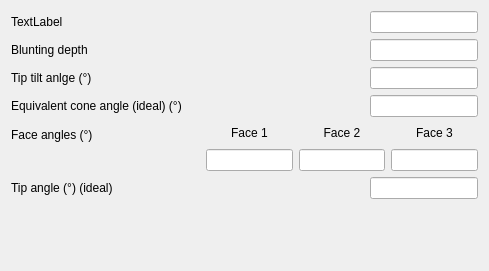
<?xml version="1.0" encoding="UTF-8"?>
<ui version="4.0">
 <class>Form</class>
 <widget class="QWidget" name="Form">
  <property name="geometry">
   <rect>
    <x>0</x>
    <y>0</y>
    <width>489</width>
    <height>271</height>
   </rect>
  </property>
  <property name="sizePolicy">
   <sizepolicy hsizetype="Preferred" vsizetype="Preferred">
    <horstretch>0</horstretch>
    <verstretch>0</verstretch>
   </sizepolicy>
  </property>
  <property name="windowTitle">
   <string>Form</string>
  </property>
  <layout class="QFormLayout" name="formLayout">
   <item row="0" column="0">
    <widget class="QLabel" name="type_label">
     <property name="text">
      <string>TextLabel</string>
     </property>
    </widget>
   </item>
   <item row="1" column="0">
    <widget class="QLabel" name="blunting_depth_label">
     <property name="text">
      <string>Blunting depth</string>
     </property>
    </widget>
   </item>
   <item row="2" column="0">
    <widget class="QLabel" name="label_2">
     <property name="text">
      <string>Tip tilt anlge (°)</string>
     </property>
    </widget>
   </item>
   <item row="5" column="0">
    <widget class="QLabel" name="label_3">
     <property name="text">
      <string>Equivalent cone angle (ideal) (°)</string>
     </property>
    </widget>
   </item>
   <item row="7" column="0">
    <widget class="QLabel" name="label_4">
     <property name="text">
      <string>Face angles (°)</string>
     </property>
    </widget>
   </item>
   <item row="9" column="0">
    <widget class="QLabel" name="label">
     <property name="text">
      <string>Tip angle (°) (ideal)</string>
     </property>
    </widget>
   </item>
   <item row="0" column="1">
    <layout class="QHBoxLayout" name="horizontalLayout">
     <item>
      <spacer name="horizontalSpacer">
       <property name="orientation">
        <enum>Qt::Horizontal</enum>
       </property>
       <property name="sizeHint" stdset="0">
        <size>
         <width>40</width>
         <height>20</height>
        </size>
       </property>
      </spacer>
     </item>
     <item>
      <widget class="QLineEdit" name="name_field">
       <property name="enabled">
        <bool>true</bool>
       </property>
       <property name="sizePolicy">
        <sizepolicy hsizetype="Preferred" vsizetype="Fixed">
         <horstretch>0</horstretch>
         <verstretch>0</verstretch>
        </sizepolicy>
       </property>
       <property name="alignment">
        <set>Qt::AlignRight|Qt::AlignTrailing|Qt::AlignVCenter</set>
       </property>
       <property name="readOnly">
        <bool>true</bool>
       </property>
      </widget>
     </item>
    </layout>
   </item>
   <item row="1" column="1">
    <layout class="QHBoxLayout" name="horizontalLayout_2">
     <item>
      <spacer name="horizontalSpacer_2">
       <property name="orientation">
        <enum>Qt::Horizontal</enum>
       </property>
       <property name="sizeHint" stdset="0">
        <size>
         <width>40</width>
         <height>20</height>
        </size>
       </property>
      </spacer>
     </item>
     <item>
      <widget class="QLineEdit" name="blunting_depth_field">
       <property name="sizePolicy">
        <sizepolicy hsizetype="Preferred" vsizetype="Fixed">
         <horstretch>0</horstretch>
         <verstretch>0</verstretch>
        </sizepolicy>
       </property>
       <property name="alignment">
        <set>Qt::AlignRight|Qt::AlignTrailing|Qt::AlignVCenter</set>
       </property>
       <property name="readOnly">
        <bool>true</bool>
       </property>
      </widget>
     </item>
    </layout>
   </item>
   <item row="2" column="1">
    <layout class="QHBoxLayout" name="horizontalLayout_3">
     <item>
      <spacer name="horizontalSpacer_3">
       <property name="orientation">
        <enum>Qt::Horizontal</enum>
       </property>
       <property name="sizeHint" stdset="0">
        <size>
         <width>40</width>
         <height>20</height>
        </size>
       </property>
      </spacer>
     </item>
     <item>
      <widget class="QLineEdit" name="tilt_angle_field">
       <property name="sizePolicy">
        <sizepolicy hsizetype="Preferred" vsizetype="Fixed">
         <horstretch>0</horstretch>
         <verstretch>0</verstretch>
        </sizepolicy>
       </property>
       <property name="alignment">
        <set>Qt::AlignRight|Qt::AlignTrailing|Qt::AlignVCenter</set>
       </property>
       <property name="readOnly">
        <bool>true</bool>
       </property>
      </widget>
     </item>
    </layout>
   </item>
   <item row="5" column="1">
    <layout class="QHBoxLayout" name="horizontalLayout_4">
     <item>
      <spacer name="horizontalSpacer_4">
       <property name="orientation">
        <enum>Qt::Horizontal</enum>
       </property>
       <property name="sizeHint" stdset="0">
        <size>
         <width>40</width>
         <height>20</height>
        </size>
       </property>
      </spacer>
     </item>
     <item>
      <widget class="QLineEdit" name="equivalent_cone_angle_field">
       <property name="sizePolicy">
        <sizepolicy hsizetype="Preferred" vsizetype="Fixed">
         <horstretch>0</horstretch>
         <verstretch>0</verstretch>
        </sizepolicy>
       </property>
       <property name="alignment">
        <set>Qt::AlignRight|Qt::AlignTrailing|Qt::AlignVCenter</set>
       </property>
       <property name="readOnly">
        <bool>true</bool>
       </property>
      </widget>
     </item>
    </layout>
   </item>
   <item row="7" column="1">
    <layout class="QHBoxLayout" name="horizontalLayout_5">
     <item>
      <layout class="QGridLayout" name="gridLayout">
       <item row="0" column="3">
        <widget class="QLabel" name="label_7">
         <property name="text">
          <string>Face 3</string>
         </property>
         <property name="alignment">
          <set>Qt::AlignCenter</set>
         </property>
        </widget>
       </item>
       <item row="2" column="2">
        <widget class="QLineEdit" name="face_angle_field_2">
         <property name="sizePolicy">
          <sizepolicy hsizetype="Preferred" vsizetype="Fixed">
           <horstretch>0</horstretch>
           <verstretch>0</verstretch>
          </sizepolicy>
         </property>
         <property name="alignment">
          <set>Qt::AlignRight|Qt::AlignTrailing|Qt::AlignVCenter</set>
         </property>
         <property name="readOnly">
          <bool>true</bool>
         </property>
        </widget>
       </item>
       <item row="2" column="1">
        <widget class="QLineEdit" name="face_angle_field_1">
         <property name="sizePolicy">
          <sizepolicy hsizetype="Preferred" vsizetype="Fixed">
           <horstretch>0</horstretch>
           <verstretch>0</verstretch>
          </sizepolicy>
         </property>
         <property name="alignment">
          <set>Qt::AlignRight|Qt::AlignTrailing|Qt::AlignVCenter</set>
         </property>
         <property name="readOnly">
          <bool>true</bool>
         </property>
        </widget>
       </item>
       <item row="0" column="2">
        <widget class="QLabel" name="label_6">
         <property name="text">
          <string>Face 2</string>
         </property>
         <property name="alignment">
          <set>Qt::AlignCenter</set>
         </property>
        </widget>
       </item>
       <item row="2" column="3">
        <widget class="QLineEdit" name="face_angle_field_3">
         <property name="sizePolicy">
          <sizepolicy hsizetype="Preferred" vsizetype="Fixed">
           <horstretch>0</horstretch>
           <verstretch>0</verstretch>
          </sizepolicy>
         </property>
         <property name="alignment">
          <set>Qt::AlignRight|Qt::AlignTrailing|Qt::AlignVCenter</set>
         </property>
         <property name="readOnly">
          <bool>true</bool>
         </property>
        </widget>
       </item>
       <item row="0" column="1">
        <widget class="QLabel" name="label_5">
         <property name="text">
          <string>Face 1</string>
         </property>
         <property name="alignment">
          <set>Qt::AlignCenter</set>
         </property>
        </widget>
       </item>
       <item row="0" column="0">
        <spacer name="horizontalSpacer_5">
         <property name="orientation">
          <enum>Qt::Horizontal</enum>
         </property>
         <property name="sizeHint" stdset="0">
          <size>
           <width>40</width>
           <height>20</height>
          </size>
         </property>
        </spacer>
       </item>
       <item row="2" column="0">
        <spacer name="horizontalSpacer_6">
         <property name="orientation">
          <enum>Qt::Horizontal</enum>
         </property>
         <property name="sizeHint" stdset="0">
          <size>
           <width>40</width>
           <height>20</height>
          </size>
         </property>
        </spacer>
       </item>
      </layout>
     </item>
    </layout>
   </item>
   <item row="9" column="1">
    <layout class="QHBoxLayout" name="horizontalLayout_6">
     <item>
      <spacer name="horizontalSpacer_7">
       <property name="orientation">
        <enum>Qt::Horizontal</enum>
       </property>
       <property name="sizeHint" stdset="0">
        <size>
         <width>40</width>
         <height>20</height>
        </size>
       </property>
      </spacer>
     </item>
     <item>
      <widget class="QLineEdit" name="tip_angle_field">
       <property name="sizePolicy">
        <sizepolicy hsizetype="Preferred" vsizetype="Fixed">
         <horstretch>0</horstretch>
         <verstretch>0</verstretch>
        </sizepolicy>
       </property>
       <property name="alignment">
        <set>Qt::AlignRight|Qt::AlignTrailing|Qt::AlignVCenter</set>
       </property>
       <property name="readOnly">
        <bool>true</bool>
       </property>
      </widget>
     </item>
    </layout>
   </item>
  </layout>
 </widget>
 <resources/>
 <connections/>
</ui>
